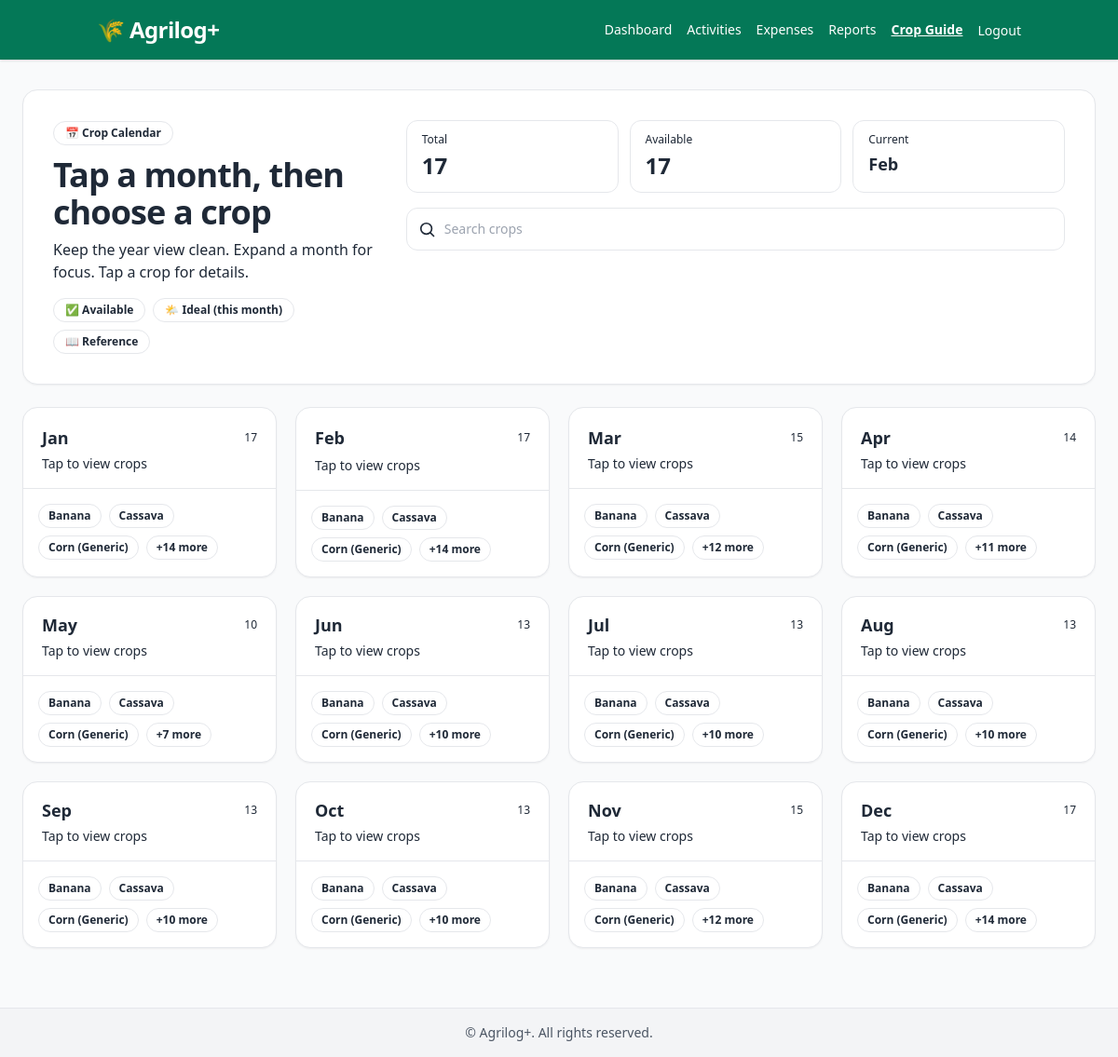
Before: /crop-reference/ (signed in) with the older database file.
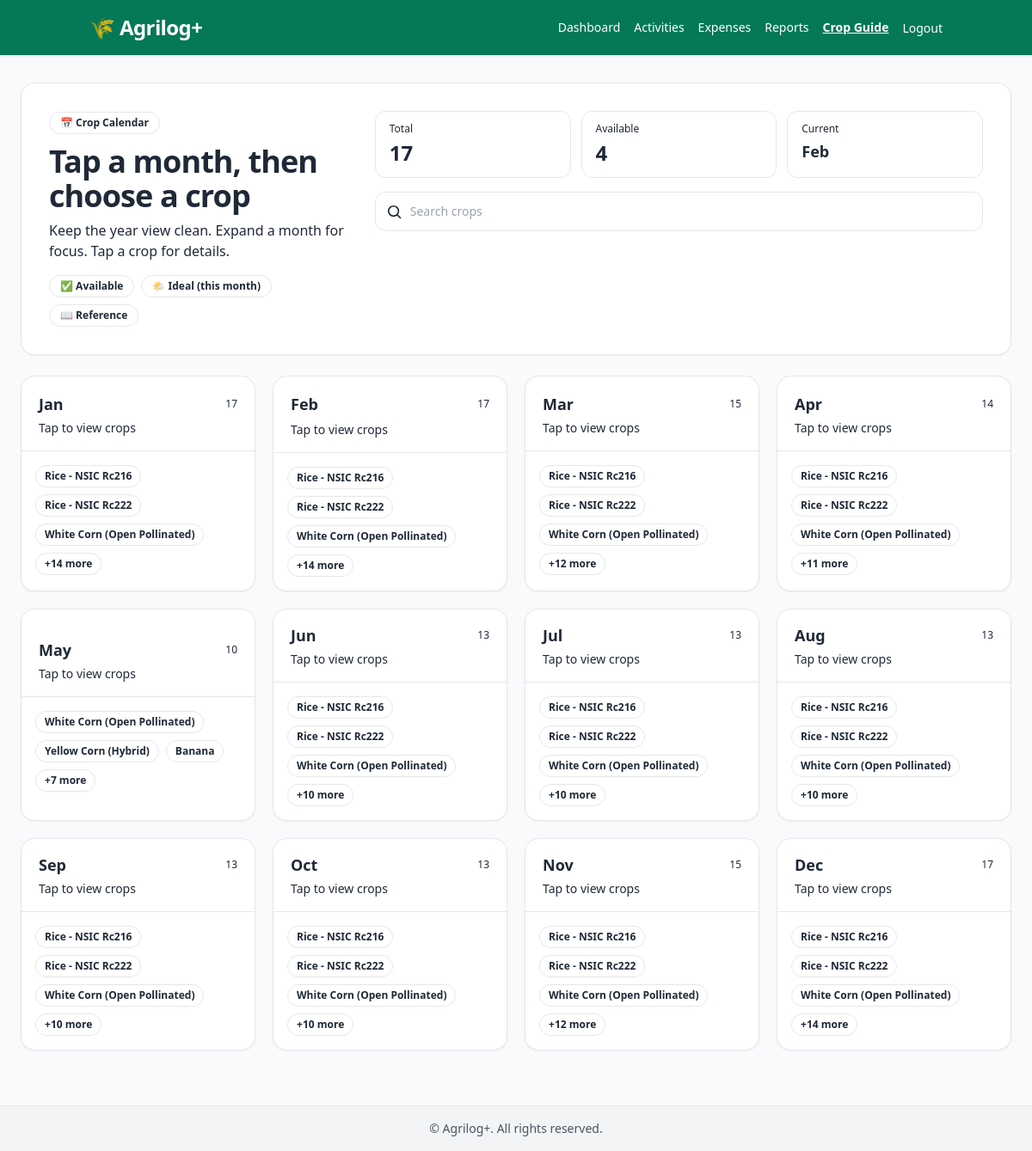
After: the same page with the newer database file.
### myApp/models.py (models this page shows, shortened)
class Crop(models.Model):
    name = models.CharField(max_length=100)
    description = models.TextField(blank=True)
    ideal_seasons = models.CharField(max_length=100)
    days_to_harvest_min = models.PositiveIntegerField(default=100)
    days_to_harvest_max = models.PositiveIntegerField(default=130)
    seed_rate_min_kg = models.FloatField(default=0)
    seed_rate_max_kg = models.FloatField(default=0)
    fert_sacks_min = models.FloatField(default=0)
    fert_sacks_max = models.FloatField(default=0)
    yield_t_min = models.FloatField(default=0)
    yield_t_max = models.FloatField(default=0)

### myApp/views.py (the view)
# urls.py: path('crop-reference/', views.crop_reference_guide, name='crop_reference_guide'),
@login_required
def crop_reference_guide(request):
    today = timezone.now().date()
    current_month_name = today.strftime("%B")
    month_order = ["Jan","Feb","Mar","Apr","May","Jun","Jul","Aug","Sep","Oct","Nov","Dec"]
    month_name_to_abbr = {
        "January":"Jan","February":"Feb","March":"Mar","April":"Apr",
        "May":"May","June":"Jun","July":"Jul","August":"Aug",
        "September":"Sep","October":"Oct","November":"Nov","December":"Dec"
    }
    current_month_abbr = month_name_to_abbr.get(current_month_name, current_month_name[:3])
    def parse_ideal_months(ideal_seasons: str) -> set:
        if not ideal_seasons:
            return set()
        ideal_seasons = ideal_seasons.strip()
        if not ideal_seasons:
            return set()
        parts = [p.strip() for p in ideal_seasons.split(",") if p.strip()]
        months_set = set()
        def add_range(start_abbr: str, end_abbr: str):
            if start_abbr not in month_order or end_abbr not in month_order:
                return
            s = month_order.index(start_abbr)
            e = month_order.index(end_abbr)
            if s <= e:
                for i in range(s, e + 1):
                    months_set.add(month_order[i])
            else:
                for i in range(s, 12):
                    months_set.add(month_order[i])
                for i in range(0, e + 1):
                    months_set.add(month_order[i])
        for part in parts:
            if "-" in part:
                a, b = [x.strip() for x in part.split("-", 1)]
                a = month_name_to_abbr.get(a, a[:3])
                b = month_name_to_abbr.get(b, b[:3])
                add_range(a, b)
            else:
                token = month_name_to_abbr.get(part, part[:3])
                if token in month_order:
                    months_set.add(token)
        return months_set
    reference_crops = [
        dict(
            name="Rice - NSIC Rc216",
            description="NSIC Rc216 rice variety. Direct-seeded or transplanted (20x20 cm).",
            ideal_seasons="Jun-Nov, Dec-Apr",
            seed_rate_min_kg=40, seed_rate_max_kg=60,
            fert_sacks_min=4, fert_sacks_max=6,
            yield_t_min=4, yield_t_max=6,
            days_to_harvest_min=110, days_to_harvest_max=130,
            available=True,
        ),
        dict(
            name="Rice - NSIC Rc222",
            description="NSIC Rc222 rice variety. Direct-seeded or transplanted (20x20 cm).",
            ideal_seasons="Jun-Nov, Dec-Apr",
            seed_rate_min_kg=40, seed_rate_max_kg=60,
            fert_sacks_min=4, fert_sacks_max=6,
            yield_t_min=4, yield_t_max=6,
            days_to_harvest_min=110, days_to_harvest_max=130,
            available=True,
        ),
        dict(
            name="Yellow Corn (Hybrid)",
            description="Yellow corn hybrid variety. 75 cm rows x 25 cm hills.",
            ideal_seasons="Jan-Dec",
            seed_rate_min_kg=15, seed_rate_max_kg=20,
            fert_sacks_min=4, fert_sacks_max=6,
            yield_t_min=4, yield_t_max=5,
            days_to_harvest_min=90, days_to_harvest_max=120,
            available=True,
        ),
        dict(
            name="White Corn (Open Pollinated)",
            description="White corn open pollinated variety. 75 cm rows x 25 cm hills.",
            ideal_seasons="Jan-Dec",
            seed_rate_min_kg=15, seed_rate_max_kg=20,
            fert_sacks_min=4, fert_sacks_max=6,
            yield_t_min=4, yield_t_max=5,
            days_to_harvest_min=90, days_to_harvest_max=120,
            available=True,
        ),
        dict(
            name="Rice (Generic)",
            description="Palay. Direct-seeded or transplanted (20x20 cm).",
            ideal_seasons="Jun-Nov, Dec-Apr",
            seed_rate_min_kg=40, seed_rate_max_kg=60,
            fert_sacks_min=4, fert_sacks_max=6,
            yield_t_min=4, yield_t_max=6,
            days_to_harvest_min=110, days_to_harvest_max=130,
            available=False,
        ),
        dict(
            name="Corn (Generic)",
            description="75 cm rows x 25 cm hills.",
            ideal_seasons="Jan-Dec",
            seed_rate_min_kg=15, seed_rate_max_kg=20,
            fert_sacks_min=4, fert_sacks_max=6,
            yield_t_min=4, yield_t_max=5,
            days_to_harvest_min=90, days_to_harvest_max=120,
            available=False,
        ),
        dict(
            name="Mango",
            description="Carabao variety. ~10x10 m (~100 trees/ha). Bearing stage yields.",
            ideal_seasons="Dec-Apr",
            seed_rate_min_kg=0, seed_rate_max_kg=0,
            fert_sacks_min=1, fert_sacks_max=2,
            yield_t_min=3, yield_t_max=5,
            days_to_harvest_min=120, days_to_harvest_max=150,
            available=False,
        ),
        dict(
            name="Banana",
            description="~3x3 m (~1100 plants/ha). Perennial; window is for first cycle.",
            ideal_seasons="Jan-Dec",
            seed_rate_min_kg=0, seed_rate_max_kg=0,
            fert_sacks_min=10, fert_sacks_max=15,
            yield_t_min=20, yield_t_max=30,
            days_to_harvest_min=270, days_to_harvest_max=360,
            available=False,
        ),
        dict(
            name="Papaya",
            description="~2x2 m (~2500 plants/ha). Starts fruiting ~8 months.",
            ideal_seasons="Jan-Dec",
            seed_rate_min_kg=0, seed_rate_max_kg=0,
            fert_sacks_min=4, fert_sacks_max=6,
            yield_t_min=25, yield_t_max=40,
            days_to_harvest_min=240, days_to_harvest_max=300,
            available=False,
        ),
        dict(
            name="Guava",
            description="~5x5 m (~400 trees/ha). Yields assume bearing trees.",
            ideal_seasons="Jan-Dec",
            seed_rate_min_kg=0, seed_rate_max_kg=0,
            fert_sacks_min=4, fert_sacks_max=8,
            yield_t_min=10, yield_t_max=15,
            days_to_harvest_min=540, days_to_harvest_max=720,
            available=False,
        ),
        dict(
            name="Sweet Potato",
            description="Vines; ~20,000 cuttings/ha.",
            ideal_seasons="Jan-Dec",
            seed_rate_min_kg=0, seed_rate_max_kg=0,
            fert_sacks_min=2, fert_sacks_max=4,
            yield_t_min=8, yield_t_max=12,
            days_to_harvest_min=90, days_to_harvest_max=120,
            available=False,
        ),
        dict(
            name="Cassava",
            description="Stem cuttings; 10–12k cuttings/ha.",
            ideal_seasons="Jan-Dec",
            seed_rate_min_kg=0, seed_rate_max_kg=0,
            fert_sacks_min=3, fert_sacks_max=5,
            yield_t_min=20, yield_t_max=30,
            days_to_harvest_min=270, days_to_harvest_max=360,
            available=False,
        ),
        dict(
            name="Vegetables",
            description="Generic bucket (eggplant, tomato, okra, ampalaya).",
            ideal_seasons="Jan-Dec",
            seed_rate_min_kg=1, seed_rate_max_kg=6,
            fert_sacks_min=4, fert_sacks_max=6,
            yield_t_min=10, yield_t_max=20,
            days_to_harvest_min=70, days_to_harvest_max=120,
            available=False,
        ),
        dict(
            name="Onion",
            description="Bulb onion; seed 3–4 kg/ha (or bulbs 20–25 kg).",
            ideal_seasons="Nov-Feb",
            seed_rate_min_kg=3, seed_rate_max_kg=4,
            fert_sacks_min=5, fert_sacks_max=7,
            yield_t_min=8, yield_t_max=12,
            days_to_harvest_min=90, days_to_harvest_max=120,
            available=False,
        ),
        dict(
            name="Garlic",
            description="Cloves ~1000–1200 kg/ha.",
            ideal_seasons="Nov-Feb",
            seed_rate_min_kg=1000, seed_rate_max_kg=1200,
            fert_sacks_min=5, fert_sacks_max=7,
            yield_t_min=4, yield_t_max=6,
            days_to_harvest_min=150, days_to_harvest_max=180,
            available=False,
        ),
        dict(
            name="Sugarcane",
            description="Setts; 35–40k cuttings/ha. ~5–6 tons sugar per 60–80 tons cane.",
            ideal_seasons="Jan-Dec",
            seed_rate_min_kg=0, seed_rate_max_kg=0,
            fert_sacks_min=8, fert_sacks_max=12,
            yield_t_min=60, yield_t_max=80,
            days_to_harvest_min=300, days_to_harvest_max=420,
            available=False,
        ),
        dict(
            name="Tobacco",
            description="~50x60 cm spacing.",
            ideal_seasons="Dec-Mar",
            seed_rate_min_kg=0.5, seed_rate_max_kg=1.0,
            fert_sacks_min=4, fert_sacks_max=6,
            yield_t_min=1, yield_t_max=2,
            days_to_harvest_min=90, days_to_harvest_max=130,
            available=False,
        ),
    ]
    available_crop_names = set(Crop.objects.values_list("name", flat=True))
    processed_crops = []
    for crop in reference_crops:
        crop_name = crop["name"]
        is_available = crop.get("available", False)
        if crop_name in available_crop_names:
            is_available = True
        elif not is_available:
            for available_name in available_crop_names:
                if crop_name in available_name or available_name in crop_name:
                    is_available = True
                    break
        ideal_months = parse_ideal_months(crop.get("ideal_seasons", ""))
        season_match = current_month_abbr in ideal_months if ideal_months else False
        avg_seed_rate = (
            (crop["seed_rate_min_kg"] + crop["seed_rate_max_kg"]) / 2
            if (crop["seed_rate_min_kg"] + crop["seed_rate_max_kg"]) > 0 else 0
        )
        avg_fert = (
            (crop["fert_sacks_min"] + crop["fert_sacks_max"]) / 2
            if (crop["fert_sacks_min"] + crop["fert_sacks_max"]) > 0 else 0
        )
        avg_yield = (crop["yield_t_min"] + crop["yield_t_max"]) / 2
        avg_days = (crop["days_to_harvest_min"] + crop["days_to_harvest_max"]) / 2
        processed_crops.append({
            **crop,
            "available": is_available,
            "season_match": season_match,
            "ideal_months": sorted(list(ideal_months), key=lambda m: month_order.index(m)) if ideal_months else [],
            "avg_seed_rate": avg_seed_rate,
            "avg_fert": avg_fert,
            "avg_yield": avg_yield,
            "avg_days": int(avg_days),
        })
    available_count = sum(1 for c in processed_crops if c["available"])
    calendar = []
    for abbr in month_order:
        month_crops = []
        for c in processed_crops:
            if c["ideal_months"] and abbr in c["ideal_months"]:
                month_crops.append(c)
        month_crops.sort(key=lambda x: (not x["available"], x["name"]))
        calendar.append({
            "abbr": abbr,
            "name": next((k for k,v in month_name_to_abbr.items() if v == abbr), abbr),
            "is_current": (abbr == current_month_abbr),
            "crops": month_crops,
        })
    return render(request, "myApp/crop_reference_guide.html", {
        "reference_crops": processed_crops,   # still useful for list view / fallback
        "calendar": calendar,                 # NEW: for year view
        "current_month": current_month_name,
        "current_month_abbr": current_month_abbr,
        "today": today,
        "available_count": available_count,
    })

### myApp/context_processors.py (called while the page is built, shortened)
def harvest_notifications(request):
    upcoming_harvests = []
    if request.user.is_authenticated and request.user.role == 'farmer':
        today = timezone.now().date()
        five_days_from_now = today + timedelta(days=5)
        forecasts = Forecast.objects.filter(
            farmer=request.user,
            harvest_start__gte=today,
            harvest_start__lte=five_days_from_now
        ).select_related('crop').order_by('harvest_start')
    return {
        'upcoming_harvests': upcoming_harvests,
        'has_upcoming_harvests': len(upcoming_harvests) > 0,
    }

### myApp/templates/myApp/crop_reference_guide.html (shortened to what the changed rows need)
{% extends "base.html" %}
{% block content %}
<div class="min-h-screen bg-slate-50">
  <div class="max-w-7xl mx-auto px-4 sm:px-6 py-6 sm:py-8 space-y-6">
    <div class="rounded-2xl border border-slate-200 bg-white shadow-sm overflow-hidden">
      <div class="px-6 py-6 sm:px-8 sm:py-8">
        <div class="flex flex-col gap-4 lg:flex-row lg:items-start lg:justify-between">
          <div class="min-w-0">
            <h1 class="mt-3 text-2xl sm:text-3xl lg:text-4xl font-semibold tracking-tight text-slate-900">
              Tap a month, then choose a crop
            </h1>
          </div>
          <div class="w-full lg:w-[420px]">
            <div class="grid grid-cols-3 gap-3">
              <div class="rounded-xl border border-emerald-200 bg-emerald-50 px-4 py-3">
                <div class="text-xs font-medium text-emerald-700">Available</div>
                <div class="mt-1 text-2xl font-semibold text-emerald-900">{{ available_count }}</div>
              </div>
            </div>
          </div>
        </div>
      </div>
    </div>
    <div id="yearGrid" class="grid gap-4 sm:gap-5 grid-cols-2 sm:grid-cols-3 lg:grid-cols-4">
      {% for m in calendar %}
      <button
        type="button"
        class="month-tile group rounded-2xl border border-slate-200 bg-white shadow-sm hover:shadow-md transition overflow-hidden text-left"
        data-month="{{ m.abbr }}"
        data-count="{{ m.crops|length }}"
      >
        <div class="px-5 py-4 border-b {% if m.is_current %}bg-sky-50 border-sky-100{% else %}bg-slate-50 border-slate-200{% endif %}">
          <div class="flex items-center justify-between">
            <div class="flex items-center gap-2">
              <h2 class="text-lg font-semibold text-slate-900">{{ m.abbr }}</h2>
              {% if m.is_current %}
                <span class="inline-flex items-center rounded-full bg-sky-600 px-2.5 py-1 text-[11px] font-semibold text-white">Current</span>
              {% endif %}
            </div>
            <span class="text-xs font-medium text-slate-500">{{ m.crops|length }}</span>
          </div>
          <p class="mt-1 text-sm text-slate-600">Tap to view crops</p>
        </div>
        <div class="p-4">
          <div class="flex flex-wrap gap-2">
            {% for c in m.crops|slice:":3" %}
              <span class="inline-flex items-center rounded-full px-2.5 py-1 text-xs font-semibold border
                {% if c.available %}bg-emerald-50 border-emerald-200 text-emerald-900{% else %}bg-white border-slate-200 text-slate-700{% endif %}
              ">
                {{ c.name }}
              </span>
            {% endfor %}
            {% if m.crops|length > 3 %}
              <span class="inline-flex items-center rounded-full px-2.5 py-1 text-xs font-semibold border bg-slate-50 border-slate-200 text-slate-600">
                +{{ m.crops|length|add:"-3" }} more
              </span>
            {% endif %}
          </div>
        </div>
      </button>
      {% endfor %}
    </div>
  </div>
</div>
{% endblock %}

Changed rows visible on the page:
added Crop: name "Rice - NSIC Rc216"
added Crop: name "Rice - NSIC Rc222"
added Crop: name "White Corn (Open Pollinated)"
added Crop: name "Yellow Corn (Hybrid)", shown under "May"
Other visible differences:
{{ available_count }}: "17" → "4"
list line gone: "Banana Cassava Corn (Generic)"
list line gone: "Cassava Corn (Generic)"
